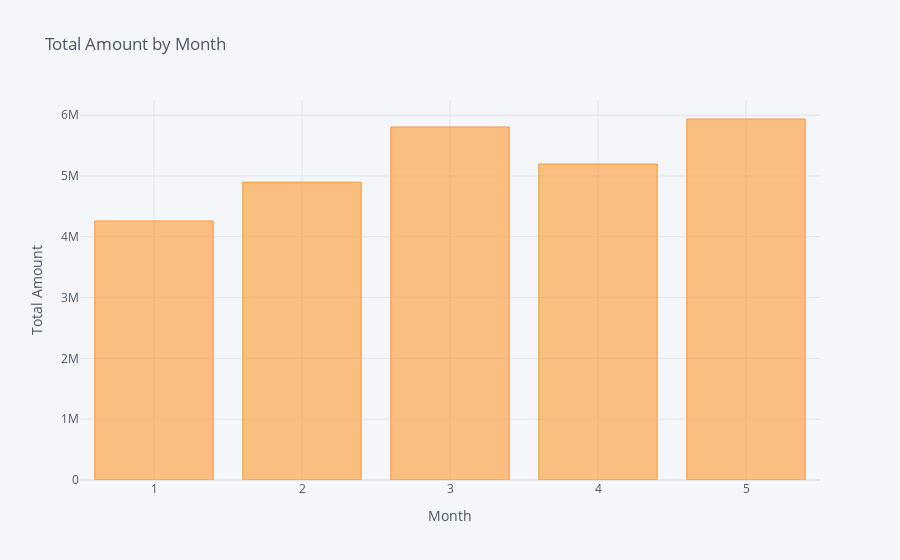

The cell this chart's notebook holds for it:
### Markdown cell above
**We could increase special promos during the weekends to increase orders/sales during those times.**

### Code cell
df.groupby('month')['amount'].sum().iplot(kind='bar', title='Total Amount by Month', xTitle='Month', yTitle='Total Amount')

### Figure 1 — Plotly figure (JSON) as saved in the notebook; plotly's stock layout.template omitted (floating-point values rounded to 4 significant figures)
{"data": [{"marker": {"color": "rgba(255, 153, 51, 0.6)", "line": {"color": "rgba(255, 153, 51, 1.0)", "width": 1}}, "name": "amount", "orientation": "v", "text": "", "type": "bar", "x": [1, 2, 3, 4, 5], "y": [4261000.0, 4897000.0, 5805000.0, 5197000.0, 5937000.0]}], "layout": {"legend": {"bgcolor": "#F5F6F9", "font": {"color": "#4D5663"}}, "paper_bgcolor": "#F5F6F9", "plot_bgcolor": "#F5F6F9", "title": {"font": {"color": "#4D5663"}, "text": "Total Amount by Month"}, "xaxis": {"gridcolor": "#E1E5ED", "showgrid": true, "tickfont": {"color": "#4D5663"}, "title": {"font": {"color": "#4D5663"}, "text": "Month"}, "zerolinecolor": "#E1E5ED"}, "yaxis": {"gridcolor": "#E1E5ED", "showgrid": true, "tickfont": {"color": "#4D5663"}, "title": {"font": {"color": "#4D5663"}, "text": "Total Amount"}, "zerolinecolor": "#E1E5ED"}}}
